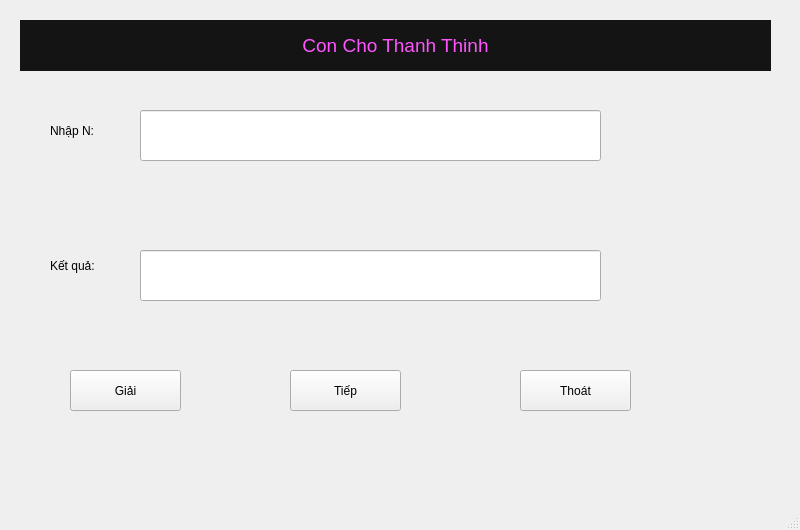
<?xml version="1.0" encoding="UTF-8"?>
<ui version="4.0">
 <class>MainWindow</class>
 <widget class="QMainWindow" name="MainWindow">
  <property name="geometry">
   <rect>
    <x>0</x>
    <y>0</y>
    <width>800</width>
    <height>530</height>
   </rect>
  </property>
  <property name="windowTitle">
   <string>TranDucTrungKien</string>
  </property>
  <property name="windowIcon">
   <iconset>
    <normaloff>C:/Users/kien0/OneDrive - zxcvb/Pictures/siu.gif</normaloff>C:/Users/kien0/OneDrive - zxcvb/Pictures/siu.gif</iconset>
  </property>
  <widget class="QWidget" name="centralwidget">
   <widget class="QLabel" name="labelTen">
    <property name="geometry">
     <rect>
      <x>20</x>
      <y>20</y>
      <width>751</width>
      <height>51</height>
     </rect>
    </property>
    <property name="font">
     <font>
      <pointsize>14</pointsize>
     </font>
    </property>
    <property name="styleSheet">
     <string notr="true">background-color: rgb(20, 20, 20);
color: rgb(255, 85, 255);</string>
    </property>
    <property name="text">
     <string>Con Cho Thanh Thinh</string>
    </property>
    <property name="alignment">
     <set>Qt::AlignCenter</set>
    </property>
   </widget>
   <widget class="QLabel" name="label_2">
    <property name="geometry">
     <rect>
      <x>50</x>
      <y>110</y>
      <width>91</width>
      <height>41</height>
     </rect>
    </property>
    <property name="styleSheet">
     <string notr="true">font: 75 12pt &quot;MS Shell Dlg 2&quot;;</string>
    </property>
    <property name="text">
     <string>Nhập N:</string>
    </property>
   </widget>
   <widget class="QLineEdit" name="lineEditNhapN">
    <property name="geometry">
     <rect>
      <x>140</x>
      <y>110</y>
      <width>461</width>
      <height>51</height>
     </rect>
    </property>
   </widget>
   <widget class="QLabel" name="labelKetQua">
    <property name="geometry">
     <rect>
      <x>50</x>
      <y>250</y>
      <width>81</width>
      <height>31</height>
     </rect>
    </property>
    <property name="styleSheet">
     <string notr="true">font: 75 12pt &quot;MS Shell Dlg 2&quot;;</string>
    </property>
    <property name="text">
     <string>Kết quả:</string>
    </property>
   </widget>
   <widget class="QLineEdit" name="lineEditKetQua">
    <property name="geometry">
     <rect>
      <x>140</x>
      <y>250</y>
      <width>461</width>
      <height>51</height>
     </rect>
    </property>
   </widget>
   <widget class="QPushButton" name="pushButtonGiai">
    <property name="geometry">
     <rect>
      <x>70</x>
      <y>370</y>
      <width>111</width>
      <height>41</height>
     </rect>
    </property>
    <property name="text">
     <string>Giải</string>
    </property>
    <property name="icon">
     <iconset>
      <normaloff>C:/Users/kien0/OneDrive - zxcvb/Pictures/banhrang.webp</normaloff>C:/Users/kien0/OneDrive - zxcvb/Pictures/banhrang.webp</iconset>
    </property>
   </widget>
   <widget class="QPushButton" name="pushButtonTiep">
    <property name="geometry">
     <rect>
      <x>290</x>
      <y>370</y>
      <width>111</width>
      <height>41</height>
     </rect>
    </property>
    <property name="text">
     <string>Tiếp</string>
    </property>
    <property name="icon">
     <iconset>
      <normaloff>C:/Users/kien0/OneDrive - zxcvb/Pictures/cuctay.png</normaloff>C:/Users/kien0/OneDrive - zxcvb/Pictures/cuctay.png</iconset>
    </property>
   </widget>
   <widget class="QPushButton" name="pushButtonExit">
    <property name="geometry">
     <rect>
      <x>520</x>
      <y>370</y>
      <width>111</width>
      <height>41</height>
     </rect>
    </property>
    <property name="text">
     <string>Thoát</string>
    </property>
    <property name="icon">
     <iconset>
      <normaloff>C:/Users/kien0/OneDrive - zxcvb/Pictures/dauX.png</normaloff>C:/Users/kien0/OneDrive - zxcvb/Pictures/dauX.png</iconset>
    </property>
   </widget>
  </widget>
  <widget class="QMenuBar" name="menubar">
   <property name="geometry">
    <rect>
     <x>0</x>
     <y>0</y>
     <width>800</width>
     <height>26</height>
    </rect>
   </property>
  </widget>
  <widget class="QStatusBar" name="statusbar"/>
 </widget>
 <resources/>
 <connections/>
</ui>
